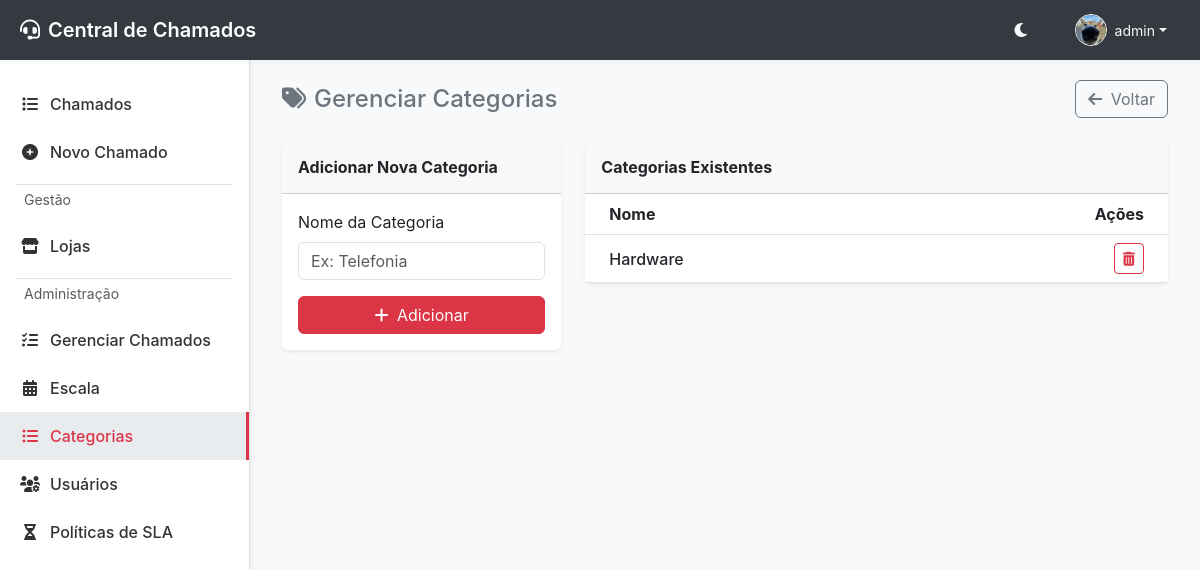
Screenshot of /categorias (signed in) with the database file from the repository.
### app/models.py (models this page shows, shortened)
class User(UserMixin, db.Model):
    __tablename__ = 'users'
    id = db.Column(db.Integer, primary_key=True)
    username = db.Column(db.String(64), index=True, unique=True, nullable=False)
    email = db.Column(db.String(120), index=True, unique=True, nullable=False)
    password_hash = db.Column(db.String(256))
    role = db.Column(db.String(20), default='user', index=True) # user, technician, admin, manager, supervisor
    is_technician = db.Column(db.Boolean, default=False, index=True) # Secondary flag to allow admins/managers to act as technicians
    department = db.Column(db.String(100), index=True)
    profile_image = db.Column(db.String(255))
    is_active = db.Column(db.Boolean, default=True, index=True)
    created_at = db.Column(db.DateTime, default=datetime.utcnow)

### app/modules/chamados/models.py (models this page shows, shortened)
class Category(db.Model):
    __tablename__ = 'categories'
    id = db.Column(db.Integer, primary_key=True)
    name = db.Column(db.String(50), nullable=False, unique=True)
    active = db.Column(db.Boolean, default=True)

### app/modules/chamados/routes.py (the view, shortened to what this page needs)
@chamados_bp.route('/categorias', methods=['GET', 'POST'])
@login_required
def gerenciar_categorias():
    if current_user.role not in ['admin', 'manager', 'supervisor']:
        flash('Acesso não autorizado.', 'danger')
        return redirect(url_for('chamados.index'))
    categories = service.get_all_categories()
    return render_template('categorias.html', categories=categories, active_page='categorias')

### app/modules/chamados/service.py (called while the page is built)
    def get_all_categories(self):
        from .models import Category
        return Category.query.filter_by(active=True).order_by(Category.name).all()

### app/templates/categorias.html (shortened to what this page needs)
{% extends "base.html" %}
{% block content %}
<div class="d-flex justify-content-between align-items-center mb-4">
    <h4 class="mb-0 text-secondary"><i class="fas fa-tags me-2"></i>Gerenciar Categorias</h4>
    <a href="{{ url_for('chamados.index') }}" class="btn btn-outline-secondary"><i class="fas fa-arrow-left me-1"></i> Voltar</a>
</div>
<div class="row">
    <div class="col-md-4 mb-4">
        <div class="card border-0 shadow-sm">
            <div class="card-header py-3">
                <h6 class="mb-0 fw-bold">Adicionar Nova Categoria</h6>
            </div>
            <div class="card-body">
                <form action="{{ url_for('chamados.gerenciar_categorias') }}" method="POST">
                    <div class="mb-3">
                        <label for="name" class="form-label">Nome da Categoria</label>
                        <input type="text" class="form-control" id="name" name="name" required placeholder="Ex: Telefonia">
                    </div>
                    <button type="submit" class="btn btn-primary w-100">
                        <i class="fas fa-plus me-1"></i> Adicionar
                    </button>
                </form>
            </div>
        </div>
    </div>
    <div class="col-md-8">
        <div class="card border-0 shadow-sm">
            <div class="card-header py-3">
                <h6 class="mb-0 fw-bold">Categorias Existentes</h6>
            </div>
            <div class="card-body p-0">
                <div class="table-responsive">
                    <table class="table table-hover mb-0 align-middle">
                        <thead class="bg-light">
                            <tr>
                                <th class="ps-4">Nome</th>
                                <th class="text-end pe-4">Ações</th>
                            </tr>
                        </thead>
                        <tbody>
                            {% for category in categories %}
                            <tr>
                                <td class="ps-4 fw-medium">{{ category.name }}</td>
                                <td class="text-end pe-4">
                                    <a href="{{ url_for('chamados.excluir_categoria', id=category.id) }}"
                                       class="btn btn-sm btn-outline-danger"
                                       onclick="return confirm('Tem certeza que deseja excluir esta categoria?')">
                                        <i class="fas fa-trash-alt"></i>
                                    </a>
                                </td>
                            </tr>
                            {% else %}
                            <tr>
                                <td colspan="2" class="text-center py-4 text-muted">
                                    Nenhuma categoria cadastrada.
                                </td>
                            </tr>
                            {% endfor %}
                        </tbody>
                    </table>
                </div>
            </div>
        </div>
    </div>
</div>
{% endblock %}

### app/templates/base.html (shortened to what this page needs)
<!DOCTYPE html>
<html lang="pt-br">
<head>
    <link href="https://cdn.jsdelivr.net/npm/bootstrap@5.3.0/dist/css/bootstrap.min.css" rel="stylesheet">
    <link href="https://cdnjs.cloudflare.com/ajax/libs/font-awesome/6.0.0/css/all.min.css" rel="stylesheet">
    <link rel="stylesheet" href="{{ url_for('static', filename='css/style.css') }}?v=5">
    <link rel="stylesheet" href="{{ url_for('static', filename='css/mobile.css') }}?v=1">
</head>
<body>
    {% if current_user.is_authenticated %}
    <nav class="topbar">
        <div class="brand">
            <i class="fas fa-headset me-2"></i> Central de Chamados
        </div>
        <div class="user-menu">
            <button class="btn btn-link text-light p-0 me-3" id="theme-toggle" title="Alternar Tema">
                <i class="fas fa-moon"></i>
            </button>
            <div class="dropdown">
                <button class="btn btn-link text-light text-decoration-none dropdown-toggle d-flex align-items-center" type="button" id="userDropdown" data-bs-toggle="dropdown" aria-expanded="false">
                    {% if current_user.profile_image %}
                    <img src="{{ url_for('static', filename='uploads/profiles/' + current_user.profile_image) }}" alt="Avatar" class="rounded-circle border border-light" style="width: 32px; height: 32px; object-fit: cover;">
                    {% else %}
                    <i class="fas fa-user-circle fa-lg"></i>
                    {% endif %}
                    <span class="ms-2 small d-none d-md-inline">{{ current_user.username }}</span>
                </button>
            </div>
        </div>
    </nav>
    {% endif %}
    {% if current_user.is_authenticated %}
    <div class="sidebar bg-surface">
        <nav class="nav flex-column">
            <a class="nav-link {% if active_page == 'chamados' %}active{% endif %}" href="{{ url_for('chamados.listar_chamados') }}">
                <i class="fas fa-list"></i> Chamados
            </a>
            <a class="nav-link {% if active_page == 'novo_chamado' %}active{% endif %}" href="{{ url_for('chamados.novo_chamado') }}">
                <i class="fas fa-plus-circle"></i> Novo Chamado
            </a>
            {% if current_user.role != 'tecnico' %}
            <div class="border-top my-2 mx-3 text-muted small px-2 py-1">Gestão</div>
            <a class="nav-link {% if active_page == 'lojas_setores' %}active{% endif %}" href="{{ url_for('lojas.index') }}">
                <i class="fas fa-store"></i> Lojas
            </a>
            {% endif %}
            {% if current_user.role in ['admin', 'manager', 'supervisor', 'tecnico'] %}
            <div class="border-top my-2 mx-3 text-muted small px-2 py-1">Administração</div>
            <a class="nav-link {% if active_page == 'gerenciar_chamados' %}active{% endif %}" href="{{ url_for('chamados.gerenciar_chamados') }}">
                <i class="fas fa-tasks"></i> Gerenciar Chamados
            </a>
            {% endif %}
            {% if current_user.role in ['admin', 'manager', 'supervisor', 'tecnico'] %}
            <a class="nav-link {% if active_page == 'escala' %}active{% endif %}" href="{{ url_for('escala.index') }}">
                <i class="fas fa-calendar-alt"></i> Escala
            </a>
            {% endif %}
            {% if current_user.role in ['admin', 'manager', 'supervisor'] %}
            <a class="nav-link {% if active_page == 'categorias' %}active{% endif %}" href="{{ url_for('chamados.gerenciar_categorias') }}">
                <i class="fas fa-list-ul"></i> Categorias
            </a>
            <a class="nav-link {% if active_page == 'usuarios' %}active{% endif %}" href="{{ url_for('auth.listar_usuarios') }}">
                <i class="fas fa-users-cog"></i> Usuários
            </a>
            <a class="nav-link {% if active_page == 'sla' %}active{% endif %}" href="{{ url_for('sla.index') }}">
                <i class="fas fa-hourglass-half"></i> Políticas de SLA
            </a>
            {% endif %}
        </nav>
    </div>
    {% endif %}
    <main class="main-content" {% if not current_user.is_authenticated %}style="margin-left: 0; padding-top: 20px;"{% endif %}>
        <div class="container-fluid">
            {% block content %}{% endblock %}
        </div>
    </main>
</body>
</html>

### rows the page displays
User: profile_image (picture), username "admin"
Category: name "Hardware"
